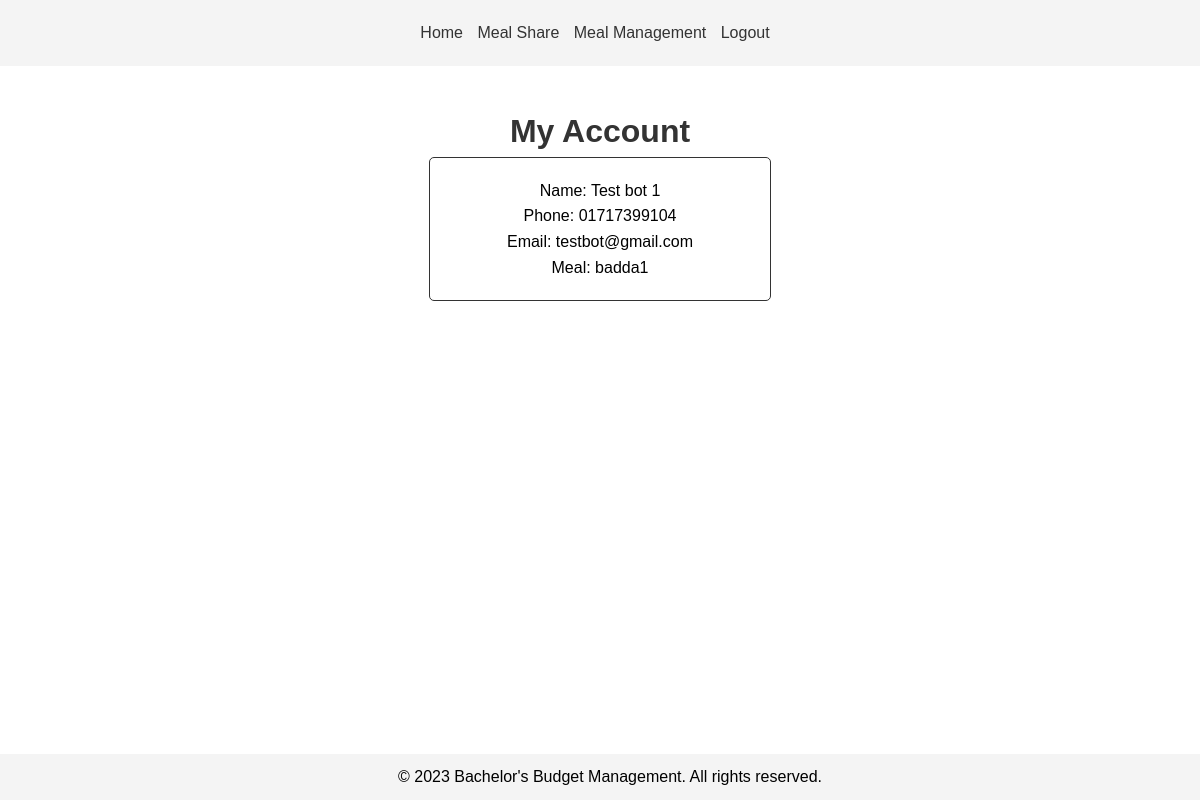
Screenshot of /php/myaccount.php (signed in) with the database file from the repository.
### tables this page shows
CREATE TABLE `users` (
  `name` varchar(100) DEFAULT NULL,
  `phone` varchar(15) DEFAULT NULL,
  `email` varchar(100) DEFAULT NULL,
  `password` varchar(100) DEFAULT NULL,
  `plan1` varchar(20) DEFAULT NULL
);

### php/myaccount.php (the view, shortened to what this page needs)
<?php
 require_once('DBconnect.php');
 $phn = $_SESSION['phone'];
?>
</html>
<!DOCTYPE html>
<html lang="en">
<head>
  <link rel="stylesheet" href="styles.css">
</head>
<body>
  <header>
    <nav>
      <ul>
        <li><a href="index.php">Home</a></li>
        <li><a href="chose.php">Meal Share</a></li>
        <li><a href="plan.php">Meal Management</a></li>
        <li><a href="logout.php">Logout</a></li>
      </ul>
    </nav>
  </header>
  <main>
  <main>
    <h1>My Account</h1>
    <div class="accountInfo">
    <?php
        $query = "SELECT * FROM users WHERE `phone` = '$phn'";
        $result = mysqli_query($conn, $query);
        $row = mysqli_fetch_array($result);
        echo "Name: ".$row['name']. "<br>";
        echo "Phone: ".$row['phone']. "<br>";
        echo "Email: ".$row['email']. "<br>";
        echo "Meal: ".$row['plan1']. "<br>";
        ?>
    </div>
</main>
  </main>
  <footer>
    <p>&copy; 2023 Bachelor's Budget Management. All rights reserved.</p>
  </footer>
</body>
</html>

### css/styles.css (style rules this page uses)
body, h1, p, ul, li { margin: 0; padding: 0; }
body { font-family: Arial, sans-serif; line-height: 1.6; text-align: center; }
header { background-color: #f4f4f4; padding: 10px; }
nav ul { list-style: none; padding: 10px; }
nav ul li { display: inline; margin-right: 10px; }
nav ul li a { text-decoration: none; color: #333; }
main { padding: 20px; }
h1 { color: #333; }
.accountInfo { width: 300px; margin: 0 auto; padding: 20px; border: 1px solid #333; border-radius: 5px; }
footer { background-color: #f4f4f4; text-align: center; padding: 10px; position: fixed; bottom: 0; width: 100%; }

### rows the page displays
users: name "Test bot 1", phone "01717399104", email "testbot@gmail.com", plan1 "badda1"
